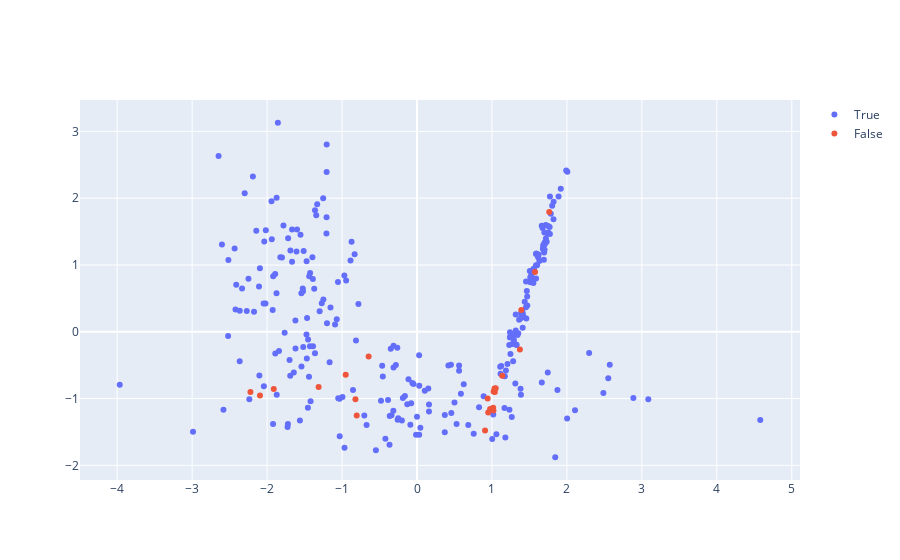

Notebook code for this chart:
### Code cell
from sklearn.ensemble import RandomForestClassifier

rfc = RandomForestClassifier()
rfc.fit(train_x, train_y)
preds = rfc.predict(test_x)

chart_data = pd.DataFrame(pca.transform(test_stimuli['x']), columns=['1', '2'])
chart_data['y'] = preds == test_stimuli['y']
trace = []
for y in chart_data['y'].unique():
    dfi = chart_data[chart_data['y'] == y]
    trace.append(go.Scatter(x=dfi['1'], y=dfi['2'], mode='markers', name=str(y)))
fig = go.Figure(data=trace)
fig.show()

### Figure 1 — Plotly figure (JSON) as saved in the notebook; plotly's stock layout.template omitted (floating-point values rounded to 4 significant figures; data arrays with more than 128 entries replaced by an {"elided": "..."} marker saying what was removed)
{"data": [{"mode": "markers", "name": "True", "x": {"elided": "277 float values"}, "y": {"elided": "277 float values"}, "type": "scatter"}, {"mode": "markers", "name": "False", "x": [-1.312, 0.9757, 0.9504, -0.8213, 1.038, 1.392, 1.574, 1.023, -1.911, -0.804, -2.222, 1.764, -0.6455, 1.136, 0.9428, -0.9511, 1.373, 1.034, -2.095, 1.016, 1.05, 1.02, 0.908], "y": [-0.8255, -1.158, -1.207, -1.009, -0.9015, 0.3271, 0.8958, -0.8935, -0.8568, -1.255, -0.9016, 1.794, -0.3694, -0.657, -0.9996, -0.6422, -0.2654, -0.8506, -0.9551, -1.139, -0.8464, -1.18, -1.476], "type": "scatter"}], "layout": {}}
